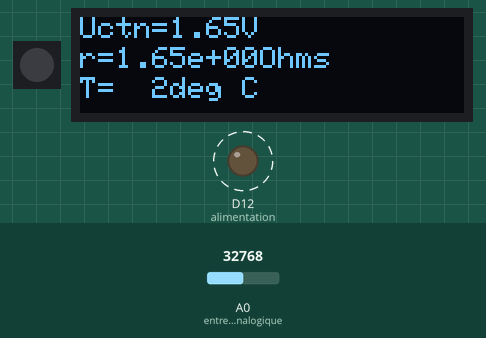
Bench run of a program on a simulated CircuitPython board. On the bench: 1 RGB LEDs in strip order, left to right, 128×32 one-colour display, output pins drawn as LEDs (lit = HIGH). Dashed ring = blinking. Inputs (shaded band) come from the test bench; at power-on: A0 (entree_analogique) = 32768 (analog values on the 0–65535 scale). Library files of the repository ran but are not shown: utilities.py; what the program prints to the serial console is not drawn.

Above: at 2.2 s.
2.3 s: A0 (entree_analogique) set to 45874
At 4.0 s:
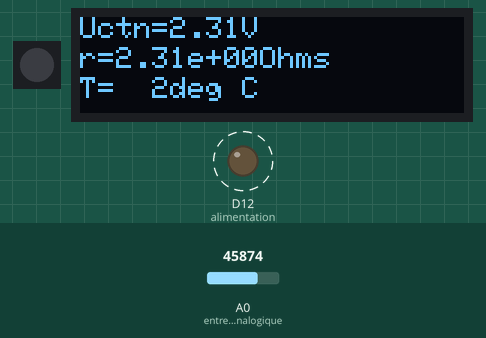
8.4 s: A0 (entree_analogique) set to 57670
At 10.3 s:
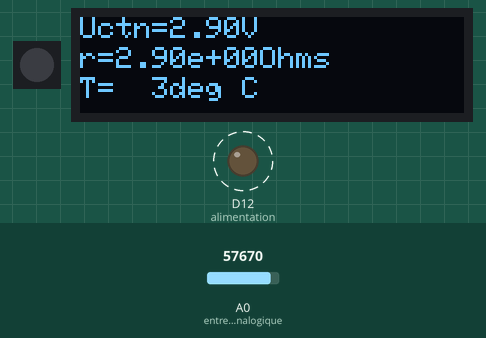
13.0 s: A0 (entree_analogique) set to 65535
At 14.5 s:
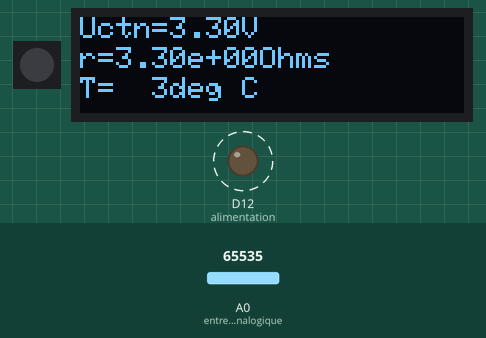
Timing chart, 0 to 23.3 s (numbered marks = the images above; inputs shaded):
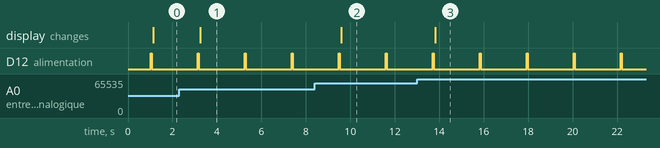

Measured:
- after the input at 2.3 s, the display: changes after 0.95 s (image 1)
- after the input at 8.4 s, the display: changes after 1.2 s (image 2)
- after the input at 13.0 s, the display: changes after 0.82 s (image 3)
- by itself, D12 (alimentation): alternates HIGH for 0.05 s and LOW for 2.1 s

The program:

TP_thermistance_resistance_pont.py
```python
import board
from analogio import AnalogIn
from digitalio import DigitalInOut, Direction
import time
from utilities import Notification

# ------------ parametres (pour le professeur) ----------
Rpont = 10000  # Ohm - résistance du pont
broche_entree = board.A0  # broche d'entree du potentiomètre
broche_alimentation = board.D12  # broche d'alimentation du montage


# -------------------------------------------------------


# ################## MODELES A MODIFIER PAR L'ELEVE ############################
def calcul_resistance(u):
    r = u * 1.0
    return r


def calcul_temperature(R):
    temp = R * 1.0
    return temp


# ############################################################################


# configuration de l'entrée analogique
entree_analogique = AnalogIn(broche_entree)
# configuration de l'alimentation du montage
alimentation = DigitalInOut(broche_alimentation)
alimentation.direction = Direction.OUTPUT
# config de la led interne
notif = Notification()
# show logo at startup
notif.oled_logo('saintex_logo.bin')
time.sleep(1)

# boucle
while True:
    # alimenter le montage
    alimentation.value = True
    # attendre 50ms pour stabiliser le courant
    time.sleep(0.05)
    # calculer la tension à l'entrée analogique (16bits)
    tension = entree_analogique.value * 3.3 / 65535
    # arrêter d'alimenter le montage (lecture ok de l'entrée)
    alimentation.value = False
    # calculer la résistance de la thermistance
    r = calcul_resistance(tension)
    # calculer la température par le modèle
    temperature = calcul_temperature(r)
    # afficher la température avec l'unité
    notif.notify(text='Uctn={:3.2f}V\nr={:3.2e}Ohms\nT={:3.0f}deg C'.format(tension, r, temperature))
    # attendre 2s
    time.sleep(2)
```
